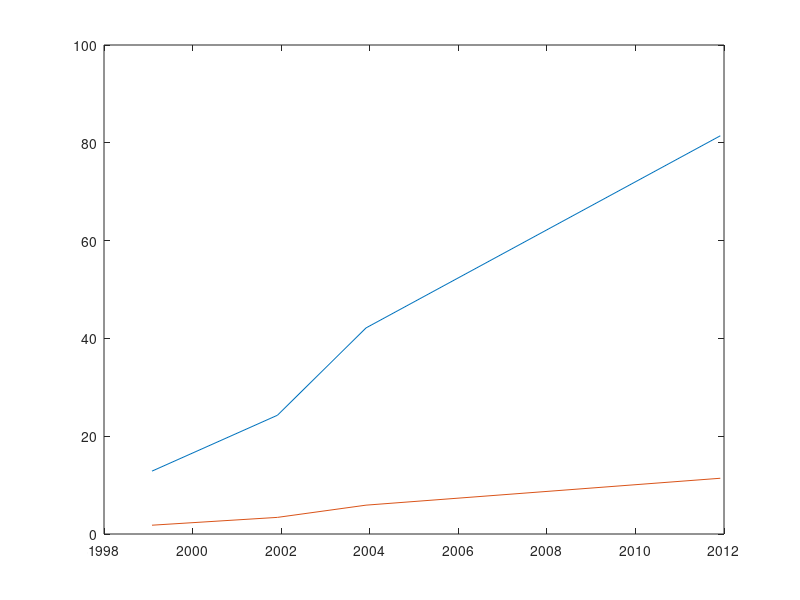

Reproduce this figure in MATLAB.
close all;

LOC_ar = 4,3 / 1,8;
LOC_am = 4,3 / 1,5;

apl = 59860931 / 11173227;
apm = apl / 2;
mpa = 0.8;

% measurement: 59860931 AST nodes in 16589 C files with 11173227

LOC = [ 1.8 3.4 5.9 11.4];
years = [ (1999 + 1/12)  (2001 + 11/12)  (2003 + 11/12) (2011 + 11/12)];

% LOC_a / LOC_r = LOC_ar
% dLOC = LOC[x] - LOC[x-1]
% dLOC = LOC_a - LOC_r
% 
% LOC_a = LOC_ar*LOC_r
% dLOC = LOC_r(LOC_ar - 1)
%
% LOC_r = dLOC/(LOC_ar-1)
% LOC_a = LOC_ar*dLOC/(LOC_ar-1)

sum_LOC = 0;
r_LOC = 1:length(LOC); % prealloc
for i=1:length(LOC)
   if (i == 1) 
      LOC_y = 0;
   else
      LOC_y = LOC(i-1);
   end
   LOC_x = LOC(i);
   dLOC = LOC_x - LOC_y;
   LOC_r = dLOC/(LOC_ar-1);
   LOC_a = LOC_ar*dLOC/(LOC_ar-1);
    
   sum_LOC = sum_LOC + (LOC_a)*apl*mpa + (LOC_a / LOC_am)*apl*mpa;
   r_LOC(i) = sum_LOC;
end

plot(years, r_LOC);
hold on
plot(years, LOC);